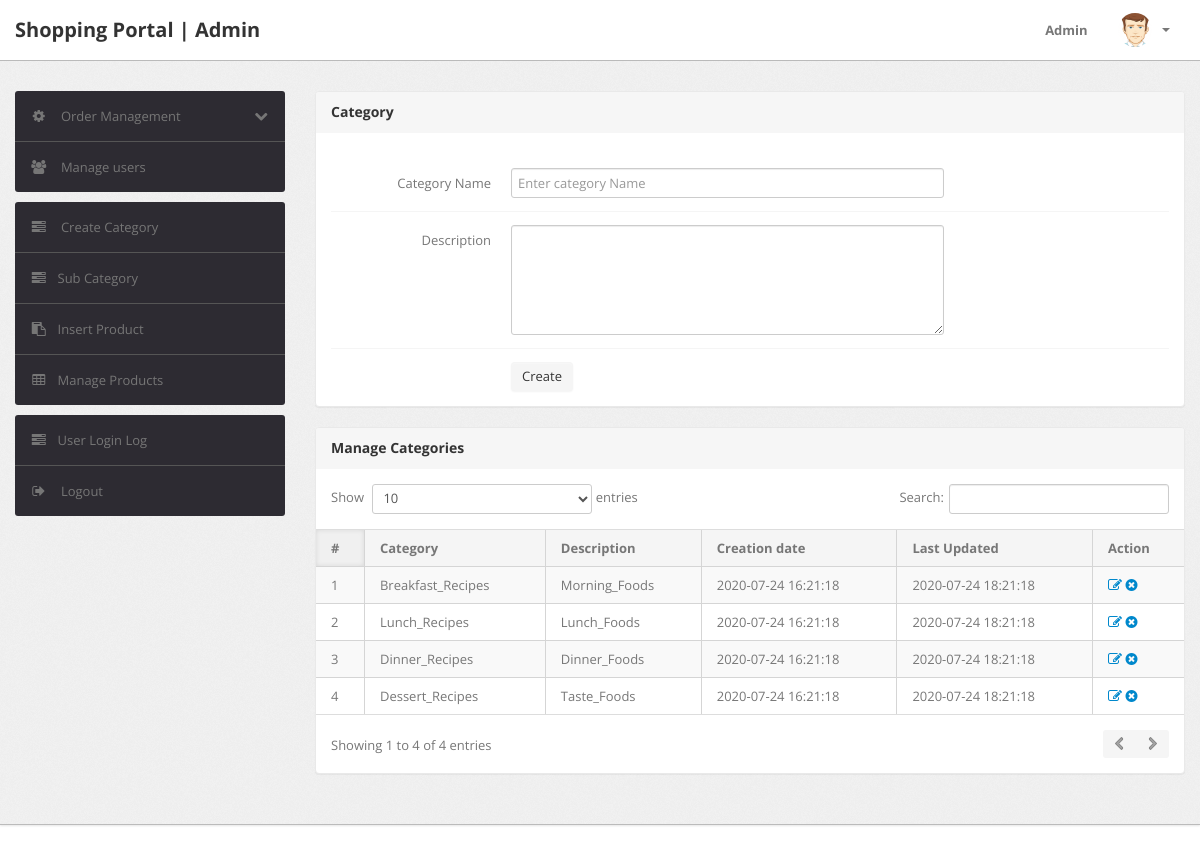
The app's page /admin/category.php (signed in) with its own data.
### tables this page shows
CREATE TABLE `category` (
  `id` int(11) NOT NULL,
  `categoryName` varchar(255) DEFAULT NULL,
  `categoryDescription` longtext,
  `creationDate` timestamp NOT NULL DEFAULT CURRENT_TIMESTAMP,
  `updationDate` varchar(255) DEFAULT NULL
);

### admin/category.php (the view, shortened to what this page needs)
<?php
include('include/config.php');
if(strlen($_SESSION['alogin'])==0)
	{
header('location:index.php');
}
else{
?>
<!DOCTYPE html>
<html lang="en">
<head>
	<link type="text/css" href="bootstrap/css/bootstrap.min.css" rel="stylesheet">
	<link type="text/css" href="bootstrap/css/bootstrap-responsive.min.css" rel="stylesheet">
	<link type="text/css" href="css/theme.css" rel="stylesheet">
	<link type="text/css" href="images/icons/css/font-awesome.css" rel="stylesheet">
</head>
<body>
<?php include('include/header.php');?>
	<div class="wrapper">
		<div class="container">
			<div class="row">
<?php include('include/sidebar.php');?>
			<div class="span9">
					<div class="content">
						<div class="module">
							<div class="module-head">
								<h3>Category</h3>
							</div>
							<div class="module-body">
									<br />
			<form class="form-horizontal row-fluid" name="Category" method="post" >
<div class="control-group">
<label class="control-label" for="basicinput">Category Name</label>
<div class="controls">
<input type="text" placeholder="Enter category Name"  name="category" class="span8 tip" required>
</div>
</div>
<div class="control-group">
											<label class="control-label" for="basicinput">Description</label>
											<div class="controls">
												<textarea class="span8" name="description" rows="5"></textarea>
											</div>
										</div>
	<div class="control-group">
											<div class="controls">
												<button type="submit" name="submit" class="btn">Create</button>
											</div>
										</div>
									</form>
							</div>
						</div>
	<div class="module">
							<div class="module-head">
								<h3>Manage Categories</h3>
							</div>
							<div class="module-body table">
								<table cellpadding="0" cellspacing="0" border="0" class="datatable-1 table table-bordered table-striped	 display" width="100%">
									<thead>
										<tr>
											<th>#</th>
											<th>Category</th>
											<th>Description</th>
											<th>Creation date</th>
											<th>Last Updated</th>
											<th>Action</th>
										</tr>
									</thead>
									<tbody>
<?php $query=mysqli_query($con,"select * from category");
$cnt=1;
while($row=mysqli_fetch_array($query))
{
?>
										<tr>
											<td><?php echo htmlentities($cnt);?></td>
											<td><?php echo htmlentities($row['categoryName']);?></td>
											<td><?php echo htmlentities($row['categoryDescription']);?></td>
											<td> <?php echo htmlentities($row['creationDate']);?></td>
											<td><?php echo htmlentities($row['updationDate']);?></td>
											<td>
											<a href="edit-category.php?id=<?php echo $row['id']?>" ><i class="icon-edit"></i></a>
											<a href="category.php?id=<?php echo $row['id']?>&del=delete" onClick="return confirm('Are you sure you want to delete?')"><i class="icon-remove-sign"></i></a></td>
										</tr>
										<?php $cnt=$cnt+1; } ?>
								</table>
							</div>
						</div>
					</div>
				</div>
			</div>
		</div>
	</div>
<?php include('include/footer.php');?>
</body>
<?php } ?>

### records on screen
category: categoryName "Breakfast_Recipes", categoryDescription "Morning_Foods", creationDate "2020-07-24 16:21:18", updationDate "2020-07-24 18:21:18"
category: categoryName "Lunch_Recipes", categoryDescription "Lunch_Foods", creationDate "2020-07-24 16:21:18", updationDate "2020-07-24 18:21:18"
category: categoryName "Dinner_Recipes", categoryDescription "Dinner_Foods", creationDate "2020-07-24 16:21:18", updationDate "2020-07-24 18:21:18"
category: categoryName "Dessert_Recipes", categoryDescription "Taste_Foods", creationDate "2020-07-24 16:21:18", updationDate "2020-07-24 18:21:18"
